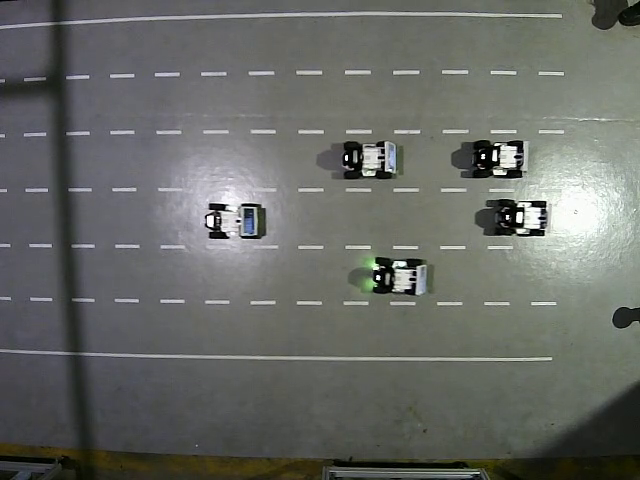
#> input picture frame 44 of src/examples/scripts/data_process/dual_cam_merge/camera1_20250702_225030-23s.mp4, 640 x 480 px, given in place of camera1.mp4, which was not available
$ python video_combine.py   (older library calls are emulated)
#> lines starting #> are read from the running program, lines starting #| are printed output that depends on the picture; pictures that were not available may be replaced by others from this repository, and a replacement may not be noted
import cv2
import numpy as np


def process_and_combine_videos(video1_path, video2_path, output_path,
                               camera_params1, camera_params2,
                               size1=(640, 480), size2=(640, 480)):
    """
    处理并拼接两个视频
    :param camera_params1: 第一个相机的参数 (camera_matrix, dist_coeffs, persp_src, persp_dst)
    :param camera_params2: 第二个相机的参数
    :param size1: 第一个视频的最终输出尺寸
    :param size2: 第二个视频的最终输出尺寸
    """
#> called with video1_path = 'camera1.mp4', video2_path = 'camera2.mp4', output_path = 'combined_output.mp4', size1 = (640, 480), size2 = (640, 480)
    # 解包相机参数
    cam_mtx1, dist1, src_pts1, dst_pts1 = camera_params1
    cam_mtx2, dist2, src_pts2, dst_pts2 = camera_params2

    # 打开视频文件
    cap1 = cv2.VideoCapture(video1_path)
    cap2 = cv2.VideoCapture(video2_path)

    # 获取视频信息（以第一个视频为准）
    fps = cap1.get(cv2.CAP_PROP_FPS)
    width = size1[0] + size2[0]
    height = max(size1[1], size2[1])

    # 创建视频写入器
    fourcc = cv2.VideoWriter_fourcc(*'mp4v')
    out = cv2.VideoWriter(output_path, fourcc, fps, (width, height))

    # 为两个视频初始化矫正映射
    new_cam_mtx1, _ = cv2.getOptimalNewCameraMatrix(cam_mtx1, dist1, size1, alpha=1)
    map1_1, map1_2 = cv2.initUndistortRectifyMap(cam_mtx1, dist1, None, new_cam_mtx1, size1, cv2.CV_16SC2)
    persp_mtx1 = cv2.getPerspectiveTransform(src_pts1, dst_pts1)

    new_cam_mtx2, _ = cv2.getOptimalNewCameraMatrix(cam_mtx2, dist2, size2, alpha=1)
    map2_1, map2_2 = cv2.initUndistortRectifyMap(cam_mtx2, dist2, None, new_cam_mtx2, size2, cv2.CV_16SC2)
    persp_mtx2 = cv2.getPerspectiveTransform(src_pts2, dst_pts2)

    print("处理中... (按Q键可中断)")
    while True:
        ret1, frame1 = cap1.read()
#> frame1 is the input picture: shape (480, 640, 3); mean B, G, R 102.2, 106.4, 104
        ret2, frame2 = cap2.read()

        if not ret1 or not ret2:
            break

        # 处理第一个视频帧
        undist1 = cv2.remap(frame1, map1_1, map1_2, cv2.INTER_LINEAR)
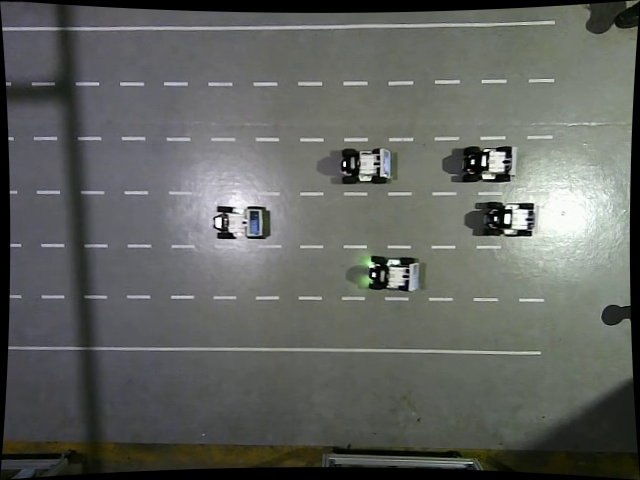
#> undist1: shape (480, 640, 3); mean B, G, R 95.6, 99.6, 97.3
        persp1 = cv2.warpPerspective(undist1, persp_mtx1, size1)
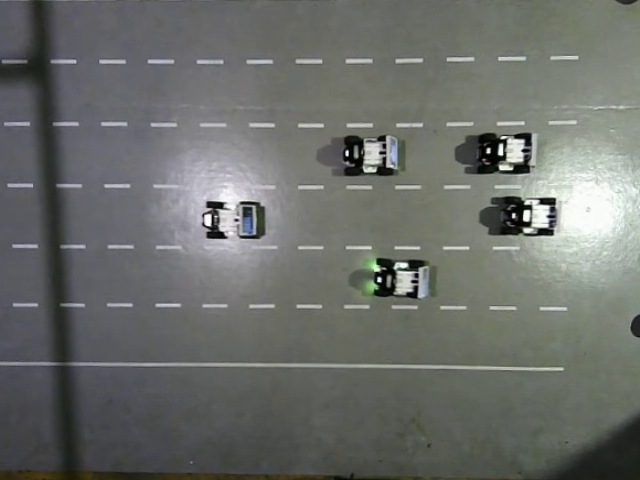
#> persp1: shape (480, 640, 3); mean B, G, R 106, 109.9, 107.4

        # 处理第二个视频帧
        undist2 = cv2.remap(frame2, map2_1, map2_2, cv2.INTER_LINEAR)
        persp2 = cv2.warpPerspective(undist2, persp_mtx2, size2)

        # 调整尺寸确保一致
        persp1 = cv2.resize(persp1, size1)
        persp2 = cv2.resize(persp2, size2)

        # 横向拼接
        combined = np.hstack((persp1, persp2))
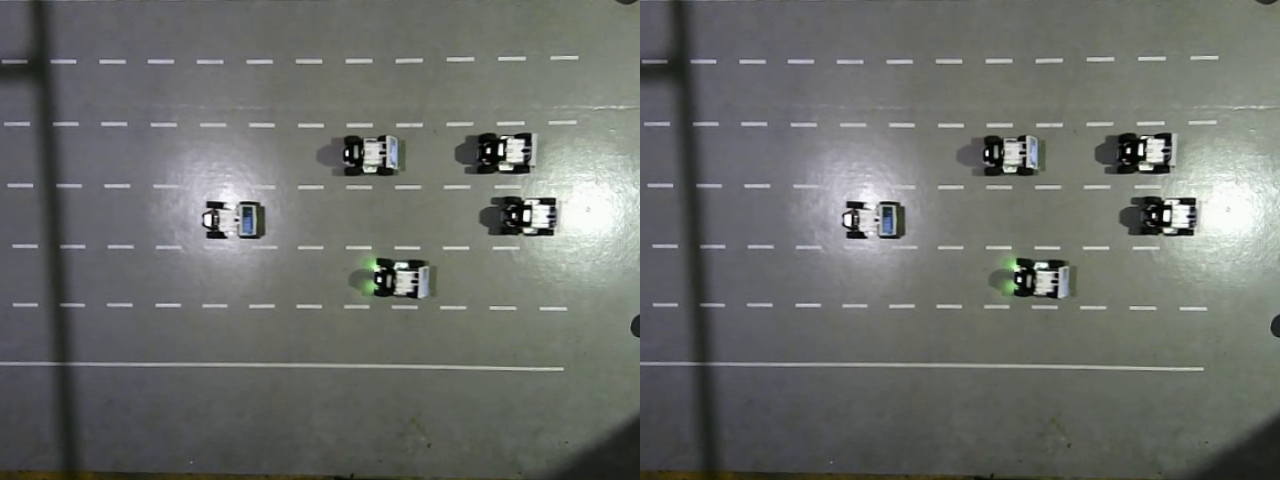
#> combined: shape (480, 1280, 3); mean B, G, R 106, 109.9, 107.4

        # 写入输出视频
        out.write(combined)

        # 显示处理进度
        preview = cv2.resize(combined, (1280, 360))
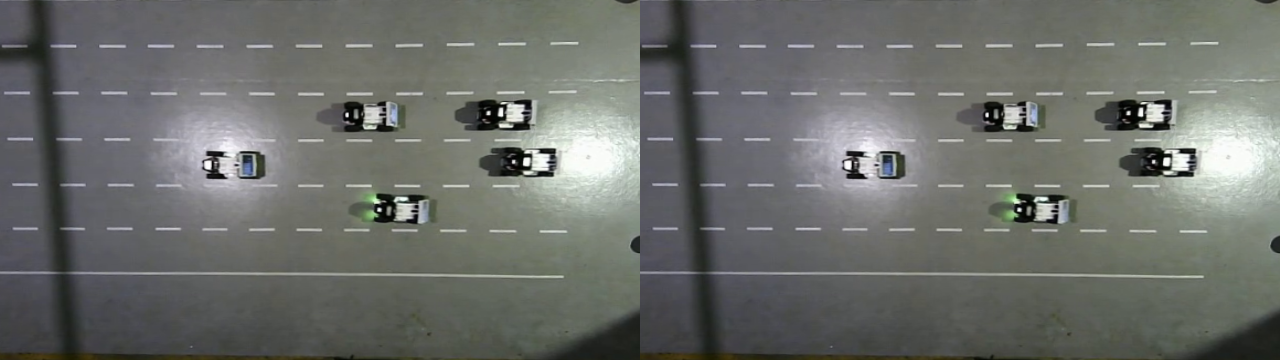
#> preview: shape (360, 1280, 3); mean B, G, R 106.1, 109.9, 107.4
        cv2.imshow('Processing Preview', preview)
        if cv2.waitKey(1) & 0xFF == ord('q'):
#> (key q is pressed here)
            break

    # 释放资源
    cap1.release()
    cap2.release()
    out.release()
    cv2.destroyAllWindows()
    print(f"✅ 处理完成！输出视频: {output_path}")


# ===== 使用示例 =====
if __name__ == "__main__":
    # 定义相机1的参数
    cam_mtx1 = np.array([[640, 0, 320], [0, 640, 240], [0, 0, 1]], dtype=np.float32)
    dist1 = np.array([-0.18, 0.02, 0, 0, 0], dtype=np.float32)
    src_pts1 = np.float32([[30, 450], [30, 30], [610, 30], [610, 450]])
    dst_pts1 = np.float32([[0, 480], [0, 0], [640, 0], [640, 480]])

    # 定义相机2的参数（可以与相机1不同）
    cam_mtx2 = np.array([[640, 0, 320], [0, 640, 240], [0, 0, 1]], dtype=np.float32)
    dist2 = np.array([-0.18, 0.02, 0, 0, 0], dtype=np.float32)
    src_pts2 = np.float32([[30, 450], [30, 30], [610, 30], [610, 450]])
    dst_pts2 = np.float32([[0, 480], [0, 0], [640, 0], [640, 480]])

    # 调用处理函数
    process_and_combine_videos(
        "camera1.mp4",
        "camera2.mp4",
        "combined_output.mp4",
        camera_params1=(cam_mtx1, dist1, src_pts1, dst_pts1),
        camera_params2=(cam_mtx2, dist2, src_pts2, dst_pts2),
        size1=(640, 480),  # 第一个视频输出尺寸
        size2=(640, 480)  # 第二个视频输出尺寸
    )

$ run again, starting later in the video
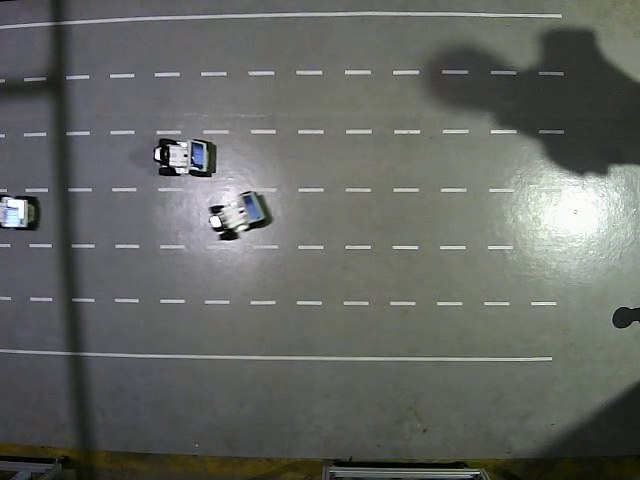
#> input picture frame 198 of src/examples/scripts/data_process/dual_cam_merge/camera1_20250702_225030-23s.mp4, 640 x 480 px, given in place of camera1.mp4, which was not available
#> in process_and_combine_videos, frame1 is the input picture: shape (480, 640, 3); mean B, G, R 98.6, 102.9, 100.7
#> in process_and_combine_videos, `combined = np.hstack((persp1, persp2))`:
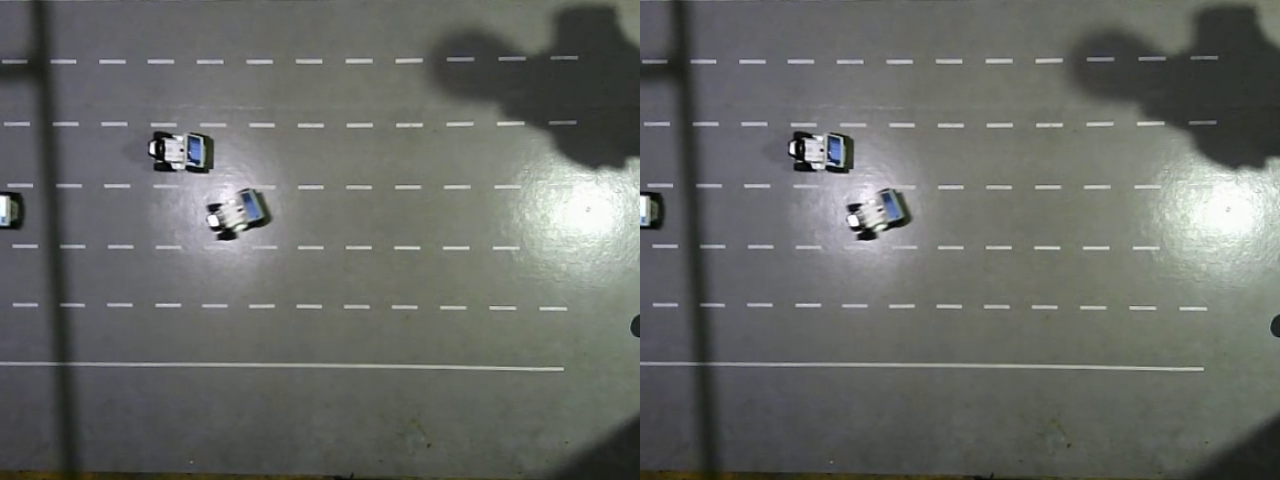
#> combined: shape (480, 1280, 3); mean B, G, R 101.6, 105.6, 103.3
#> in process_and_combine_videos, `preview = cv2.resize(combined, (1280, 360))`:
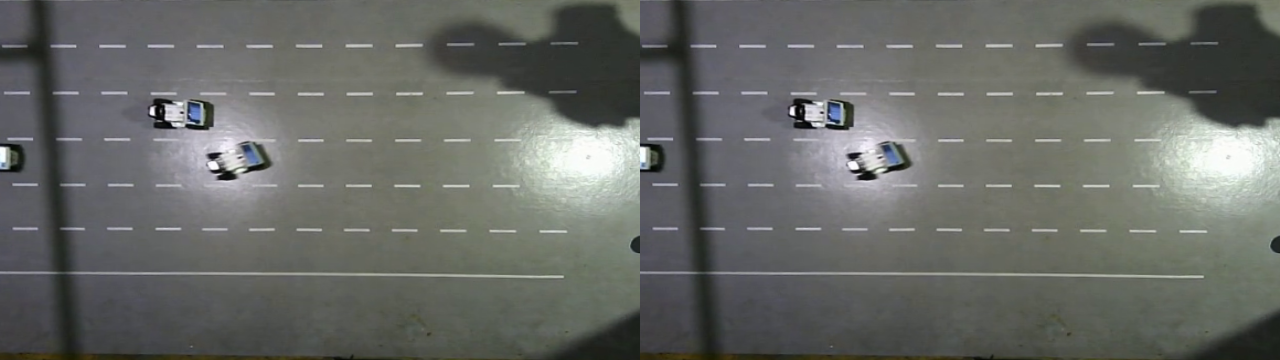
#> preview: shape (360, 1280, 3); mean B, G, R 101.7, 105.6, 103.3

$ run again, starting later in the video
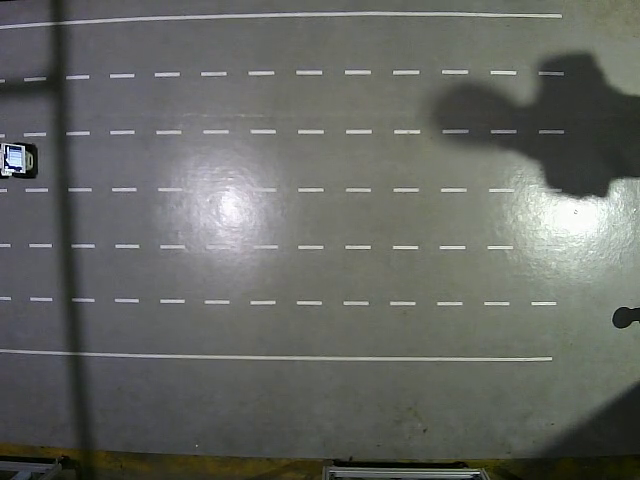
#> input picture frame 353 of src/examples/scripts/data_process/dual_cam_merge/camera1_20250702_225030-23s.mp4, 640 x 480 px, given in place of camera1.mp4, which was not available
#> in process_and_combine_videos, frame1 is the input picture: shape (480, 640, 3); mean B, G, R 98.8, 103.3, 101.2
#> in process_and_combine_videos, `combined = np.hstack((persp1, persp2))`:
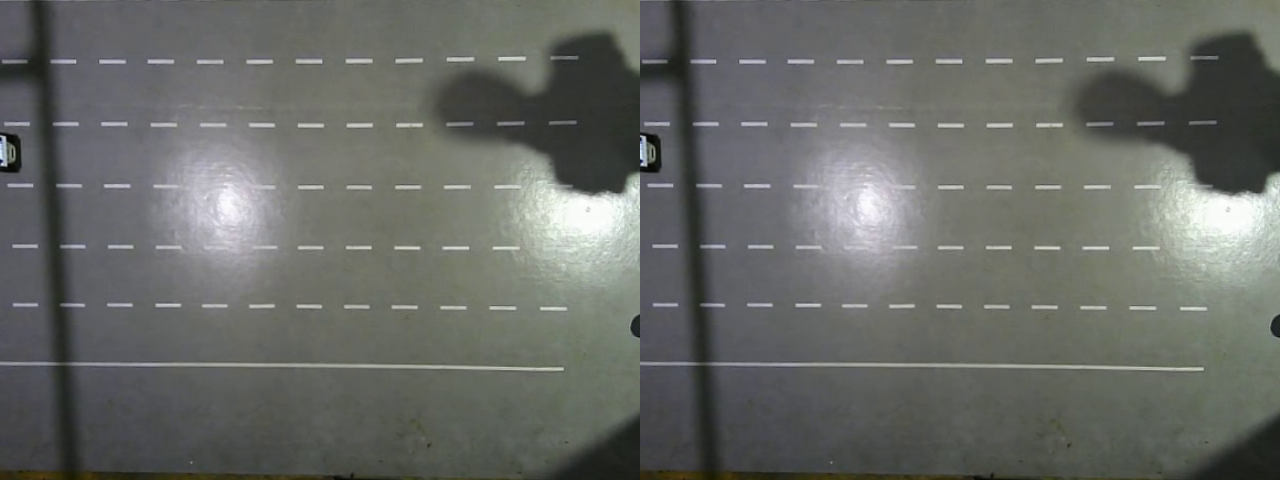
#> combined: shape (480, 1280, 3); mean B, G, R 102, 106.1, 103.9
#> in process_and_combine_videos, `preview = cv2.resize(combined, (1280, 360))`:
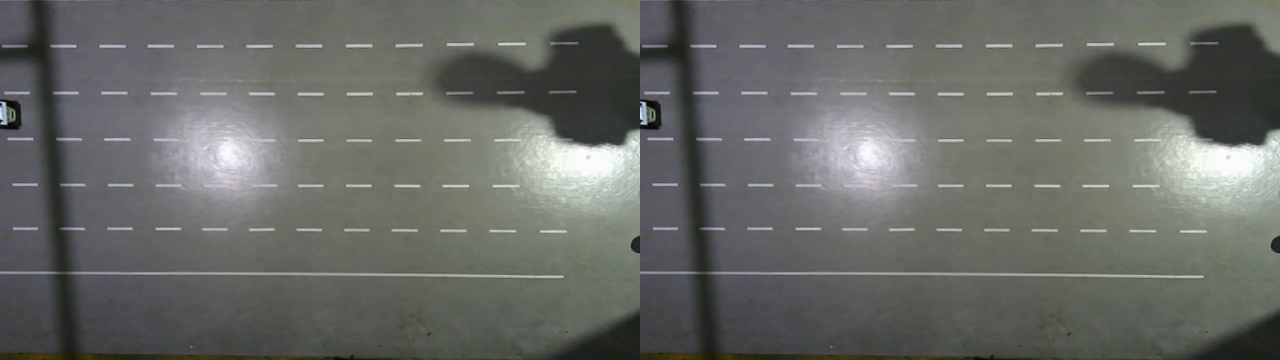
#> preview: shape (360, 1280, 3); mean B, G, R 102, 106.1, 103.9
